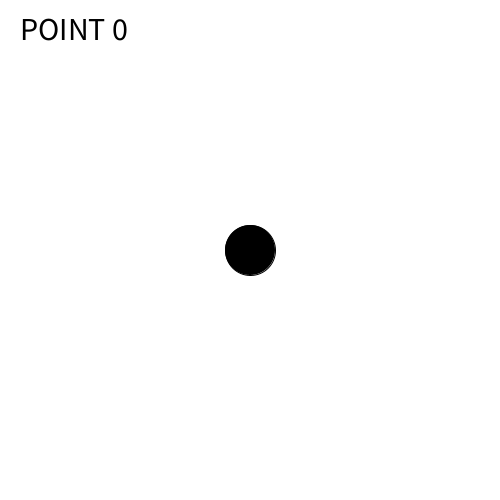
Frame 1 (no input)
Frame 60 (the mouse pressed at the canvas centre just before this capture): identical to frame 1, image omitted
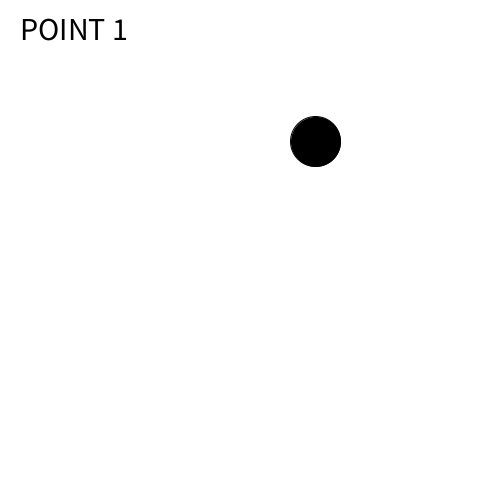
Frame 120 (the mouse held since frame 60 and released just before this capture)

The Processing sketch that drew these frames (run headless with seeded random() and noise(); from frame 60 on, the mouse is pressed at the canvas centre):

// Processing sketch: processing_116757
// ── processing_116757.pde

int baggrundR = 255;
int baggrundG = 255;
int baggrundB = 255;
 
float cirkelX = 250;
float cirkelY = 250;
int cirkelz = 50;
 
int jump = 5;
 
float mCirkel = 0;
int point = 0;
 
void setup()
{
   
  size(500,500);
  frameRate(60);
  
}
 
 
void draw()
{
   background(baggrundR,baggrundG,baggrundB);
   
  fill(0,0,0);
  ellipse(cirkelX,cirkelY,cirkelz,cirkelz);
   
  mCirkel = sqrt(((mouseX-cirkelX)*(mouseX-cirkelX))+((mouseY-cirkelY)*(mouseY-cirkelY)));
   
   
  if(mCirkel <= 25+jump)
  {
    cirkelX = random(25,475);
    cirkelY = random(25,475);
  }
   
  if(mCirkel <= 25){
     
    point++;
    jump++;
     
     
    /*baggrundR = 0;
    baggrundG = 0;
    baggrundB = 230; */
  }
  /*
  else
  {
    baggrundR = 255;
    baggrundG = 255;
    baggrundB = 255;
  }*/
     
    //point system
    fill(0,0,0);
    textSize(32);
    text("POINT" + " " + point,20,40);
    noFill();
}
